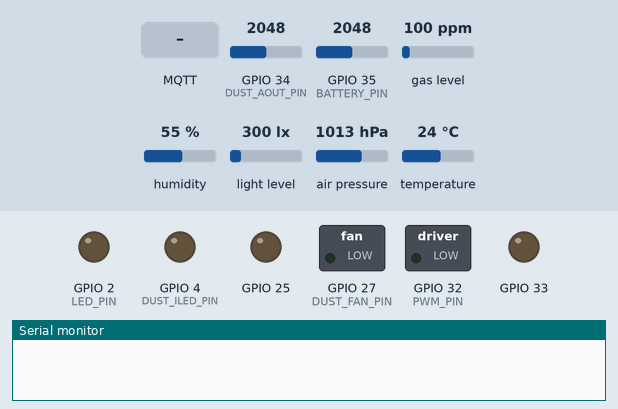
Simulated run of this program. Board: ESP32. Parts: switched loads named in the program (green lamp = pin HIGH), output pins drawn as LEDs (lit = HIGH), the last lines printed to the serial monitor. The inputs (shaded band) are chosen by the test bench; at power-on: GPIO 34 (DUST_AOUT_PIN) = 2048, GPIO 35 (BATTERY_PIN) = 2048, gas level 100 ppm, humidity 55 %, light level 300 lx, air pressure 1013 hPa, temperature 24 °C. The local clock reads 2024-03-15 10:24:30 at power-on unless the program sets it; EEPROM starts erased; no MQTT or app messages arrive unless stated.

Above: at 0.0 s.
At 9.7 s:
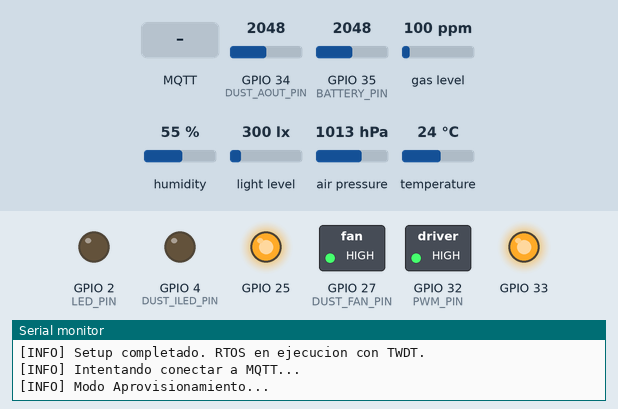
9.8 s: MQTT message "1" arrives on the first subscribed topic
At 10.7 s:
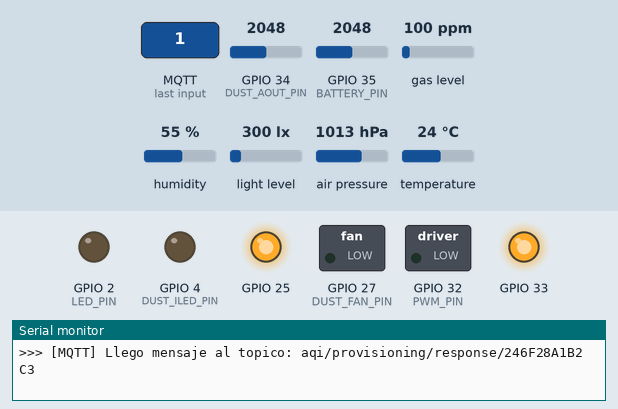
Timing chart, 0 to 25.4 s (numbered marks = the images above; inputs shaded):
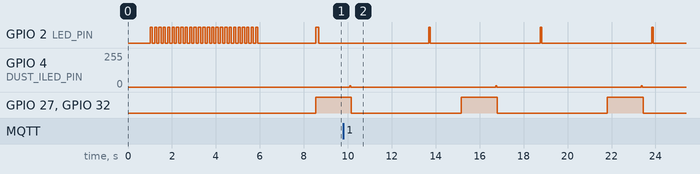

The program:

main.cpp
```cpp
#include <Arduino.h>
#include <Wire.h>
#include <ArduinoJson.h>
#include <esp_task_wdt.h>

#include "MQ135Sensor.h"
#include "AHT25Sensor.h"
#include "BMP280Sensor.h"
#include "LDRSensor.h"
#include "DustSensor.h"
#include "BH1750Sensor.h"
#include "SalidaPWM.h"
#include "SalidasRele.h"
#include "SensorData.h"
#include "LedIndicator.h"
#include "NetworkManager.h"
#include "SystemLogger.h"
#include "RulesEngine.h"

// Pines de Hardware
#define MQ135_PIN 39
#define PWM_PIN 32
#define RELE_1 33
#define RELE_2 25
#define LDR_PIN 36
#define DUST_AOUT_PIN 34 // Pin analógico para el sensor Sharp
#define DUST_ILED_PIN 4  // Pin digital para el LED del sensor Sharp
#define DUST_FAN_PIN 27  // Salida PWM exclusiva para el forzador de aire del sensor de Polvo
#define LED_PIN 2     // LED integrado en ESP32
#define BOOT_BTN 0    // Botón BOOT del ESP32
#define BATTERY_PIN 35 // Pin analógico divisor de batería

// Credenciales Base
const char* MQTT_BROKER = "omnisens-iot.ddns.net";
const uint16_t MQTT_PORT = 8883;

// Tiempo de Watchdog (15 segundos)
#define WDT_TIMEOUT 15

// Instancias de Hardware
MQ135Sensor mq135(MQ135_PIN);
AHT25Sensor aht25;
BMP280Sensor bmp280;
LDRSensor ldr(LDR_PIN);
DustSensor dust(DUST_AOUT_PIN, DUST_ILED_PIN);
BH1750Sensor bh1750;
SalidaPWM vel_motor(PWM_PIN); // Actuador externo genérico
SalidaPWM dust_fan(DUST_FAN_PIN); // Forzador dedicado para el sensor de polvo
SalidasRele salidas(RELE_1, RELE_2);
LedIndicator led(LED_PIN);

// Instancia de Lógica y Red
SensorData sensorData("AQC_001", &mq135, &bmp280, &aht25, &ldr, &dust, &bh1750, &salidas, &vel_motor, BATTERY_PIN);
NetworkManager network(MQTT_BROKER, MQTT_PORT, &led);
RulesEngine rulesEngine(&salidas, &vel_motor);

// FreeRTOS
SemaphoreHandle_t sensorMutex;
StaticJsonDocument<512> sharedDoc;
volatile bool newDataAvailable = false;

// Variables globales eliminadas, ya no se usan para el botón AP.

// --- Callback de Actuadores ---
void onActuatorCommand(bool r1, bool r2, uint8_t pwm) {
    SystemLogger::info(String("Aplicando Actuadores -> R1:") + String(r1) + " R2:" + String(r2) + " PWM:" + String(pwm));
    salidas.setRele1(r1);
    salidas.setRele2(r2);
    vel_motor.comandoPWM(pwm);
}

// --- Callback de Reglas (MQTT -> Borde) ---
void onRulesConfig(const JsonArray& rulesArray) {
    rulesEngine.saveRulesFromJson(rulesArray);
}

// ---------------------------------------------------------
// TAREA 1: Lectura de Sensores (Baja prioridad)
// ---------------------------------------------------------
void taskSensors(void *pvParameters) {
    esp_task_wdt_add(NULL);

    for (;;) {
        esp_task_wdt_reset();

        if (xSemaphoreTake(sensorMutex, portMAX_DELAY)) {
            // Sincronizar configuracion
            SensorConfig cfg;
            cfg.en_mq135 = network.enMq135();
            cfg.en_bmp280 = network.enBmp280();
            cfg.en_aht25 = network.enAht25();
            cfg.en_ldr = network.enLdr();
            cfg.en_bh1750 = network.enBh1750();
            cfg.en_dust = network.enDust();
            sensorData.setConfig(cfg);

            // Lógica de pre-calentamiento / purgado de aire para el sensor de polvo
            if (cfg.en_dust) {
                dust_fan.comandoPWM(180); // Encender forzador al ~70% de velocidad
                vTaskDelay(pdMS_TO_TICKS(1500)); // Esperar 1.5 segs para renovar el aire en el tubo
            }

            sharedDoc.clear();
            sensorData.populateJson(sharedDoc); // Aquí adentro se lee el sensor de polvo

            if (cfg.en_dust) {
                dust_fan.comandoPWM(0); // Apagar el forzador para ahorrar energía/ruido
            }

            // Evaluar reglas localmente contra los datos frescos
            rulesEngine.evaluate(sharedDoc);

            newDataAvailable = true;
            xSemaphoreGive(sensorMutex);
        }

        vTaskDelay(pdMS_TO_TICKS(5000)); // Repetir cada 5 segundos
    }
}

// ---------------------------------------------------------
// TAREA 2: Gestión de Red y Publicación MQTT (Alta prioridad)
// ---------------------------------------------------------
void taskNetwork(void *pvParameters) {
    esp_task_wdt_add(NULL);

    // El control del botón BOOT para el portal cautivo se movió a setup()
    // Esta tarea ahora solo se encarga de la conexión de red y telemetría.

    for (;;) {
        esp_task_wdt_reset();

        led.update();
        network.loop();

        if (newDataAvailable && network.isConnected()) {
            if (xSemaphoreTake(sensorMutex, pdMS_TO_TICKS(100))) {
                network.publishTelemetry(sharedDoc);
                newDataAvailable = false;
                xSemaphoreGive(sensorMutex);
            }
        }

        vTaskDelay(pdMS_TO_TICKS(50));
    }
}

// --- SETUP ---
void setup() {
    Serial.begin(115200);
    delay(1000);

    // Configurar atenuación del ADC globalmente a 0dB (Rango: 0V a 1.1V aprox)
    // Esto asegura mayor linealidad y precisión para los divisores resistivos.
    analogSetAttenuation(ADC_0db);

    // Usar SystemLogger (primero llamamos begin explícito en NetworkManager pero no importa si lo usamos antes si es info default)
    SystemLogger::info("\n[Sistema] Iniciando OmniSens Edge Node...");

    // Inicializar Watchdog global
    esp_task_wdt_init(WDT_TIMEOUT, true);

    // Inicializar Botón, LED y Pin de Batería
    pinMode(BOOT_BTN, INPUT_PULLUP);
    pinMode(BATTERY_PIN, INPUT);
    led.begin();

    // Comprobar si el usuario quiere entrar al portal cautivo
    network.checkCaptivePortalBoot(BOOT_BTN, 5000);

    // Inicializar I2C
    Wire.setPins(21, 22);
    Wire.begin();

    // Inicializar Hardware
    aht25.begin();
    bmp280.begin();
    mq135.begin();
    ldr.begin();
    dust.begin();
    bh1750.begin();
    vel_motor.begin();
    vel_motor.comandoPWM(0);
    dust_fan.begin();
    dust_fan.comandoPWM(0);
    salidas.begin();

    // Inicializar Motor de Reglas
    rulesEngine.begin();

    sensorMutex = xSemaphoreCreateMutex();

    network.setActuatorCallback(onActuatorCommand);
    network.setRulesCallback(onRulesConfig);
    network.begin();

    xTaskCreatePinnedToCore(taskSensors, "TaskSensors", 4096, NULL, 1, NULL, 1);
    xTaskCreatePinnedToCore(taskNetwork, "TaskNetwork", 8192, NULL, 2, NULL, 0);

    SystemLogger::info("Setup completado. RTOS en ejecucion con TWDT.");
}

void loop() {
    vTaskDelete(NULL);
}
```

Measured:
- by itself, GPIO 2 (LED_PIN): alternates HIGH for 0.05 s and LOW for 5.0 s
- by itself, GPIO 4 (DUST_ILED_PIN): repeats every 6.6 s: 0/255 6.6 s, 8/255 0.04 s
- by itself, GPIO 27 (DUST_FAN_PIN), GPIO 32 (PWM_PIN): alternates HIGH for 1.6 s and LOW for 5.0 s
